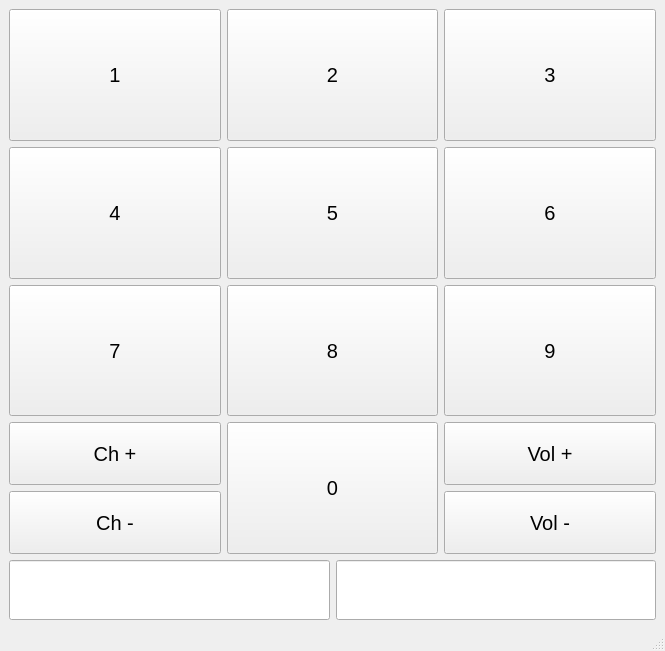
<?xml version="1.0" encoding="UTF-8"?>
<ui version="4.0">
 <class>MainWindow</class>
 <widget class="QMainWindow" name="MainWindow">
  <property name="geometry">
   <rect>
    <x>0</x>
    <y>0</y>
    <width>665</width>
    <height>651</height>
   </rect>
  </property>
  <property name="windowTitle">
   <string>MainWindow</string>
  </property>
  <widget class="QWidget" name="centralwidget">
   <layout class="QGridLayout" name="gridLayout_2">
    <item row="0" column="0">
     <layout class="QVBoxLayout" name="verticalLayout_3">
      <item>
       <layout class="QGridLayout" name="gridLayout">
        <item row="0" column="2">
         <widget class="QPushButton" name="pushButton_3">
          <property name="sizePolicy">
           <sizepolicy hsizetype="Minimum" vsizetype="Expanding">
            <horstretch>0</horstretch>
            <verstretch>0</verstretch>
           </sizepolicy>
          </property>
          <property name="font">
           <font>
            <pointsize>15</pointsize>
           </font>
          </property>
          <property name="text">
           <string>3</string>
          </property>
         </widget>
        </item>
        <item row="1" column="0">
         <widget class="QPushButton" name="pushButton_4">
          <property name="sizePolicy">
           <sizepolicy hsizetype="Minimum" vsizetype="Expanding">
            <horstretch>0</horstretch>
            <verstretch>0</verstretch>
           </sizepolicy>
          </property>
          <property name="font">
           <font>
            <pointsize>15</pointsize>
           </font>
          </property>
          <property name="text">
           <string>4</string>
          </property>
         </widget>
        </item>
        <item row="1" column="1">
         <widget class="QPushButton" name="pushButton_6">
          <property name="sizePolicy">
           <sizepolicy hsizetype="Minimum" vsizetype="Expanding">
            <horstretch>0</horstretch>
            <verstretch>0</verstretch>
           </sizepolicy>
          </property>
          <property name="font">
           <font>
            <pointsize>15</pointsize>
           </font>
          </property>
          <property name="text">
           <string>5</string>
          </property>
         </widget>
        </item>
        <item row="0" column="0">
         <widget class="QPushButton" name="pushButton">
          <property name="sizePolicy">
           <sizepolicy hsizetype="Minimum" vsizetype="Expanding">
            <horstretch>0</horstretch>
            <verstretch>0</verstretch>
           </sizepolicy>
          </property>
          <property name="font">
           <font>
            <pointsize>15</pointsize>
           </font>
          </property>
          <property name="text">
           <string>1</string>
          </property>
         </widget>
        </item>
        <item row="0" column="1">
         <widget class="QPushButton" name="pushButton_2">
          <property name="sizePolicy">
           <sizepolicy hsizetype="Minimum" vsizetype="Expanding">
            <horstretch>0</horstretch>
            <verstretch>0</verstretch>
           </sizepolicy>
          </property>
          <property name="font">
           <font>
            <pointsize>15</pointsize>
           </font>
          </property>
          <property name="text">
           <string>2</string>
          </property>
         </widget>
        </item>
        <item row="2" column="2">
         <widget class="QPushButton" name="pushButton_9">
          <property name="sizePolicy">
           <sizepolicy hsizetype="Minimum" vsizetype="Expanding">
            <horstretch>0</horstretch>
            <verstretch>0</verstretch>
           </sizepolicy>
          </property>
          <property name="font">
           <font>
            <pointsize>15</pointsize>
           </font>
          </property>
          <property name="text">
           <string>9</string>
          </property>
         </widget>
        </item>
        <item row="2" column="0">
         <widget class="QPushButton" name="pushButton_5">
          <property name="sizePolicy">
           <sizepolicy hsizetype="Minimum" vsizetype="Expanding">
            <horstretch>0</horstretch>
            <verstretch>0</verstretch>
           </sizepolicy>
          </property>
          <property name="font">
           <font>
            <pointsize>15</pointsize>
           </font>
          </property>
          <property name="text">
           <string>7</string>
          </property>
         </widget>
        </item>
        <item row="1" column="2">
         <widget class="QPushButton" name="pushButton_7">
          <property name="sizePolicy">
           <sizepolicy hsizetype="Minimum" vsizetype="Expanding">
            <horstretch>0</horstretch>
            <verstretch>0</verstretch>
           </sizepolicy>
          </property>
          <property name="font">
           <font>
            <pointsize>15</pointsize>
           </font>
          </property>
          <property name="text">
           <string>6</string>
          </property>
         </widget>
        </item>
        <item row="2" column="1">
         <widget class="QPushButton" name="pushButton_8">
          <property name="sizePolicy">
           <sizepolicy hsizetype="Minimum" vsizetype="Expanding">
            <horstretch>0</horstretch>
            <verstretch>0</verstretch>
           </sizepolicy>
          </property>
          <property name="font">
           <font>
            <pointsize>15</pointsize>
           </font>
          </property>
          <property name="text">
           <string>8</string>
          </property>
         </widget>
        </item>
        <item row="3" column="1">
         <widget class="QPushButton" name="pushButton_10">
          <property name="sizePolicy">
           <sizepolicy hsizetype="Minimum" vsizetype="Expanding">
            <horstretch>0</horstretch>
            <verstretch>0</verstretch>
           </sizepolicy>
          </property>
          <property name="font">
           <font>
            <pointsize>15</pointsize>
           </font>
          </property>
          <property name="text">
           <string>0</string>
          </property>
         </widget>
        </item>
        <item row="3" column="0">
         <layout class="QVBoxLayout" name="verticalLayout">
          <item>
           <widget class="QPushButton" name="pushButton_11">
            <property name="sizePolicy">
             <sizepolicy hsizetype="Minimum" vsizetype="Expanding">
              <horstretch>0</horstretch>
              <verstretch>0</verstretch>
             </sizepolicy>
            </property>
            <property name="font">
             <font>
              <pointsize>15</pointsize>
             </font>
            </property>
            <property name="text">
             <string>Ch +</string>
            </property>
           </widget>
          </item>
          <item>
           <widget class="QPushButton" name="pushButton_12">
            <property name="sizePolicy">
             <sizepolicy hsizetype="Minimum" vsizetype="Expanding">
              <horstretch>0</horstretch>
              <verstretch>0</verstretch>
             </sizepolicy>
            </property>
            <property name="font">
             <font>
              <pointsize>15</pointsize>
             </font>
            </property>
            <property name="text">
             <string>Ch -</string>
            </property>
           </widget>
          </item>
         </layout>
        </item>
        <item row="3" column="2">
         <layout class="QVBoxLayout" name="verticalLayout_2">
          <item>
           <widget class="QPushButton" name="pushButton_13">
            <property name="sizePolicy">
             <sizepolicy hsizetype="Minimum" vsizetype="Expanding">
              <horstretch>0</horstretch>
              <verstretch>0</verstretch>
             </sizepolicy>
            </property>
            <property name="font">
             <font>
              <pointsize>15</pointsize>
             </font>
            </property>
            <property name="text">
             <string>Vol +</string>
            </property>
           </widget>
          </item>
          <item>
           <widget class="QPushButton" name="pushButton_14">
            <property name="sizePolicy">
             <sizepolicy hsizetype="Minimum" vsizetype="Expanding">
              <horstretch>0</horstretch>
              <verstretch>0</verstretch>
             </sizepolicy>
            </property>
            <property name="font">
             <font>
              <pointsize>15</pointsize>
             </font>
            </property>
            <property name="text">
             <string>Vol -</string>
            </property>
           </widget>
          </item>
         </layout>
        </item>
       </layout>
      </item>
      <item>
       <layout class="QHBoxLayout" name="horizontalLayout_2">
        <item>
         <widget class="QLineEdit" name="lineEdit">
          <property name="sizePolicy">
           <sizepolicy hsizetype="Expanding" vsizetype="Fixed">
            <horstretch>0</horstretch>
            <verstretch>0</verstretch>
           </sizepolicy>
          </property>
          <property name="minimumSize">
           <size>
            <width>0</width>
            <height>60</height>
           </size>
          </property>
         </widget>
        </item>
        <item>
         <widget class="QLineEdit" name="lineEdit_2">
          <property name="sizePolicy">
           <sizepolicy hsizetype="Expanding" vsizetype="Fixed">
            <horstretch>0</horstretch>
            <verstretch>0</verstretch>
           </sizepolicy>
          </property>
          <property name="minimumSize">
           <size>
            <width>0</width>
            <height>60</height>
           </size>
          </property>
         </widget>
        </item>
       </layout>
      </item>
     </layout>
    </item>
   </layout>
  </widget>
  <widget class="QMenuBar" name="menubar">
   <property name="geometry">
    <rect>
     <x>0</x>
     <y>0</y>
     <width>665</width>
     <height>21</height>
    </rect>
   </property>
  </widget>
  <widget class="QStatusBar" name="statusbar"/>
 </widget>
 <resources/>
 <connections>
  <connection>
   <sender>pushButton</sender>
   <signal>clicked()</signal>
   <receiver>MainWindow</receiver>
   <slot>add1()</slot>
   <hints>
    <hint type="sourcelabel">
     <x>76</x>
     <y>66</y>
    </hint>
    <hint type="destinationlabel">
     <x>17</x>
     <y>26</y>
    </hint>
   </hints>
  </connection>
  <connection>
   <sender>pushButton_2</sender>
   <signal>clicked()</signal>
   <receiver>MainWindow</receiver>
   <slot>add2()</slot>
   <hints>
    <hint type="sourcelabel">
     <x>232</x>
     <y>84</y>
    </hint>
    <hint type="destinationlabel">
     <x>136</x>
     <y>27</y>
    </hint>
   </hints>
  </connection>
  <connection>
   <sender>pushButton_3</sender>
   <signal>clicked()</signal>
   <receiver>MainWindow</receiver>
   <slot>add3()</slot>
   <hints>
    <hint type="sourcelabel">
     <x>452</x>
     <y>121</y>
    </hint>
    <hint type="destinationlabel">
     <x>296</x>
     <y>23</y>
    </hint>
   </hints>
  </connection>
  <connection>
   <sender>pushButton_4</sender>
   <signal>clicked()</signal>
   <receiver>MainWindow</receiver>
   <slot>add4()</slot>
   <hints>
    <hint type="sourcelabel">
     <x>89</x>
     <y>199</y>
    </hint>
    <hint type="destinationlabel">
     <x>169</x>
     <y>23</y>
    </hint>
   </hints>
  </connection>
  <connection>
   <sender>pushButton_6</sender>
   <signal>clicked()</signal>
   <receiver>MainWindow</receiver>
   <slot>add5()</slot>
   <hints>
    <hint type="sourcelabel">
     <x>232</x>
     <y>189</y>
    </hint>
    <hint type="destinationlabel">
     <x>302</x>
     <y>27</y>
    </hint>
   </hints>
  </connection>
  <connection>
   <sender>pushButton_7</sender>
   <signal>clicked()</signal>
   <receiver>MainWindow</receiver>
   <slot>add6()</slot>
   <hints>
    <hint type="sourcelabel">
     <x>452</x>
     <y>207</y>
    </hint>
    <hint type="destinationlabel">
     <x>302</x>
     <y>25</y>
    </hint>
   </hints>
  </connection>
  <connection>
   <sender>pushButton_5</sender>
   <signal>clicked()</signal>
   <receiver>MainWindow</receiver>
   <slot>add7()</slot>
   <hints>
    <hint type="sourcelabel">
     <x>97</x>
     <y>332</y>
    </hint>
    <hint type="destinationlabel">
     <x>302</x>
     <y>26</y>
    </hint>
   </hints>
  </connection>
  <connection>
   <sender>pushButton_8</sender>
   <signal>clicked()</signal>
   <receiver>MainWindow</receiver>
   <slot>add8()</slot>
   <hints>
    <hint type="sourcelabel">
     <x>232</x>
     <y>346</y>
    </hint>
    <hint type="destinationlabel">
     <x>302</x>
     <y>26</y>
    </hint>
   </hints>
  </connection>
  <connection>
   <sender>pushButton_9</sender>
   <signal>clicked()</signal>
   <receiver>MainWindow</receiver>
   <slot>add9()</slot>
   <hints>
    <hint type="sourcelabel">
     <x>452</x>
     <y>349</y>
    </hint>
    <hint type="destinationlabel">
     <x>302</x>
     <y>25</y>
    </hint>
   </hints>
  </connection>
  <connection>
   <sender>pushButton_10</sender>
   <signal>clicked()</signal>
   <receiver>MainWindow</receiver>
   <slot>add0()</slot>
   <hints>
    <hint type="sourcelabel">
     <x>232</x>
     <y>458</y>
    </hint>
    <hint type="destinationlabel">
     <x>37</x>
     <y>31</y>
    </hint>
   </hints>
  </connection>
  <connection>
   <sender>pushButton_11</sender>
   <signal>clicked()</signal>
   <receiver>MainWindow</receiver>
   <slot>channelFWD()</slot>
   <hints>
    <hint type="sourcelabel">
     <x>102</x>
     <y>482</y>
    </hint>
    <hint type="destinationlabel">
     <x>30</x>
     <y>658</y>
    </hint>
   </hints>
  </connection>
  <connection>
   <sender>pushButton_12</sender>
   <signal>clicked()</signal>
   <receiver>MainWindow</receiver>
   <slot>channelBWD()</slot>
   <hints>
    <hint type="sourcelabel">
     <x>180</x>
     <y>532</y>
    </hint>
    <hint type="destinationlabel">
     <x>123</x>
     <y>663</y>
    </hint>
   </hints>
  </connection>
  <connection>
   <sender>pushButton_13</sender>
   <signal>clicked()</signal>
   <receiver>MainWindow</receiver>
   <slot>volumeUp()</slot>
   <hints>
    <hint type="sourcelabel">
     <x>524</x>
     <y>480</y>
    </hint>
    <hint type="destinationlabel">
     <x>219</x>
     <y>660</y>
    </hint>
   </hints>
  </connection>
  <connection>
   <sender>pushButton_14</sender>
   <signal>clicked()</signal>
   <receiver>MainWindow</receiver>
   <slot>volumeDown()</slot>
   <hints>
    <hint type="sourcelabel">
     <x>617</x>
     <y>548</y>
    </hint>
    <hint type="destinationlabel">
     <x>275</x>
     <y>655</y>
    </hint>
   </hints>
  </connection>
 </connections>
 <slots>
  <slot>add1()</slot>
  <slot>add0()</slot>
  <slot>add2()</slot>
  <slot>add3()</slot>
  <slot>add4()</slot>
  <slot>add5()</slot>
  <slot>add6()</slot>
  <slot>add7()</slot>
  <slot>add8()</slot>
  <slot>add9()</slot>
  <slot>volumeUp()</slot>
  <slot>volumeDown()</slot>
  <slot>channelFWD()</slot>
  <slot>channelBWD()</slot>
 </slots>
</ui>
